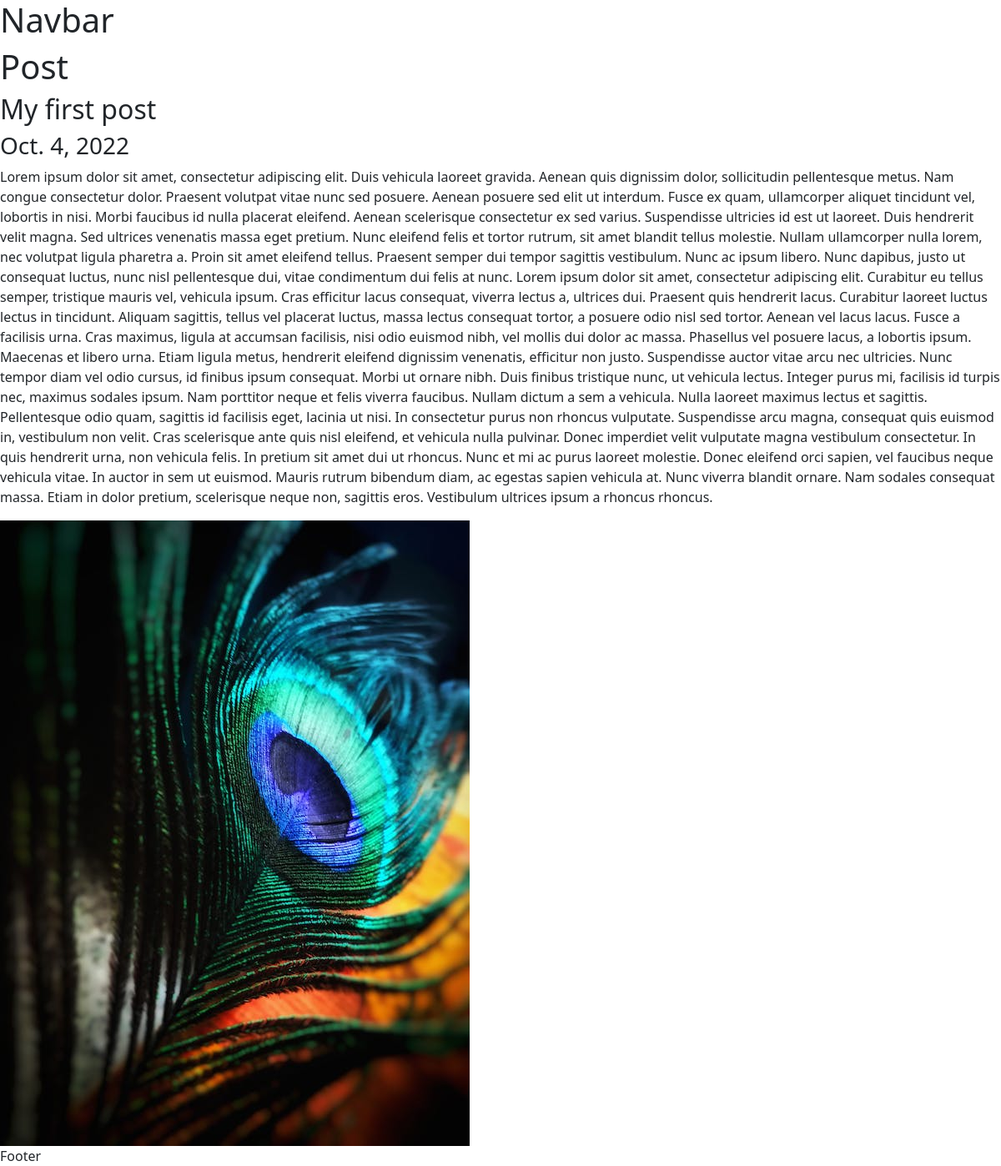
The page /blog/1 on the database its author committed.
### blog/models.py (models this page shows)
class Post(models.Model):
    title = models.CharField(max_length=100)
    description = models.TextField()
    image = models.ImageField(upload_to='blog/images')
    date = models.DateField(datetime.date.today)

### blog/views.py (the view)
# urls.py: path("<int:post_id>", post_detail, name="post_detail")
def post_detail(request,post_id):
    post = get_object_or_404(Post,pk=post_id)
    return render(request,'post_detail.html', {"post":post})

### blog/templates/post_detail.html
{%extends 'layout.html' %}
{% block content %}
<h1>Post</h1>
<h2>{{post.title}}</h2>
<h3>{{post.date}}</h3>
<p>{{post.description|safe}}</p>
<img src="{{post.image.url}}">
{%endblock%}

### rows shown on the page
Post: title "My first post", date "Oct. 4, 2022", description "Lorem ipsum dolor sit amet, consectetur adipiscing elit. Duis vehicula laoreet gravida. Aenean quis dignissim dolor, sollicitudin pellentesque metus. Nam congue consectetur dolor. Praesent volutpat vitae nunc sed posuere. Aenean posuere sed elit ut interdum. Fusce ex quam, ullamcorper aliquet tincidunt vel, lobortis in nisi. Morbi faucibus id nulla placerat eleifend. Aenean scelerisque consectetur ex sed varius. Suspendisse ultricies id est ut laoreet. Duis hendrerit velit magna. Sed ultrices venenatis massa eget pretium. Nunc eleifend felis et tortor rutrum, sit amet blandit tellus molestie. Nullam ullamcorper nulla lorem, nec volutpat ligula pharetra a. Proin sit amet eleifend tellus.…", image (picture)
